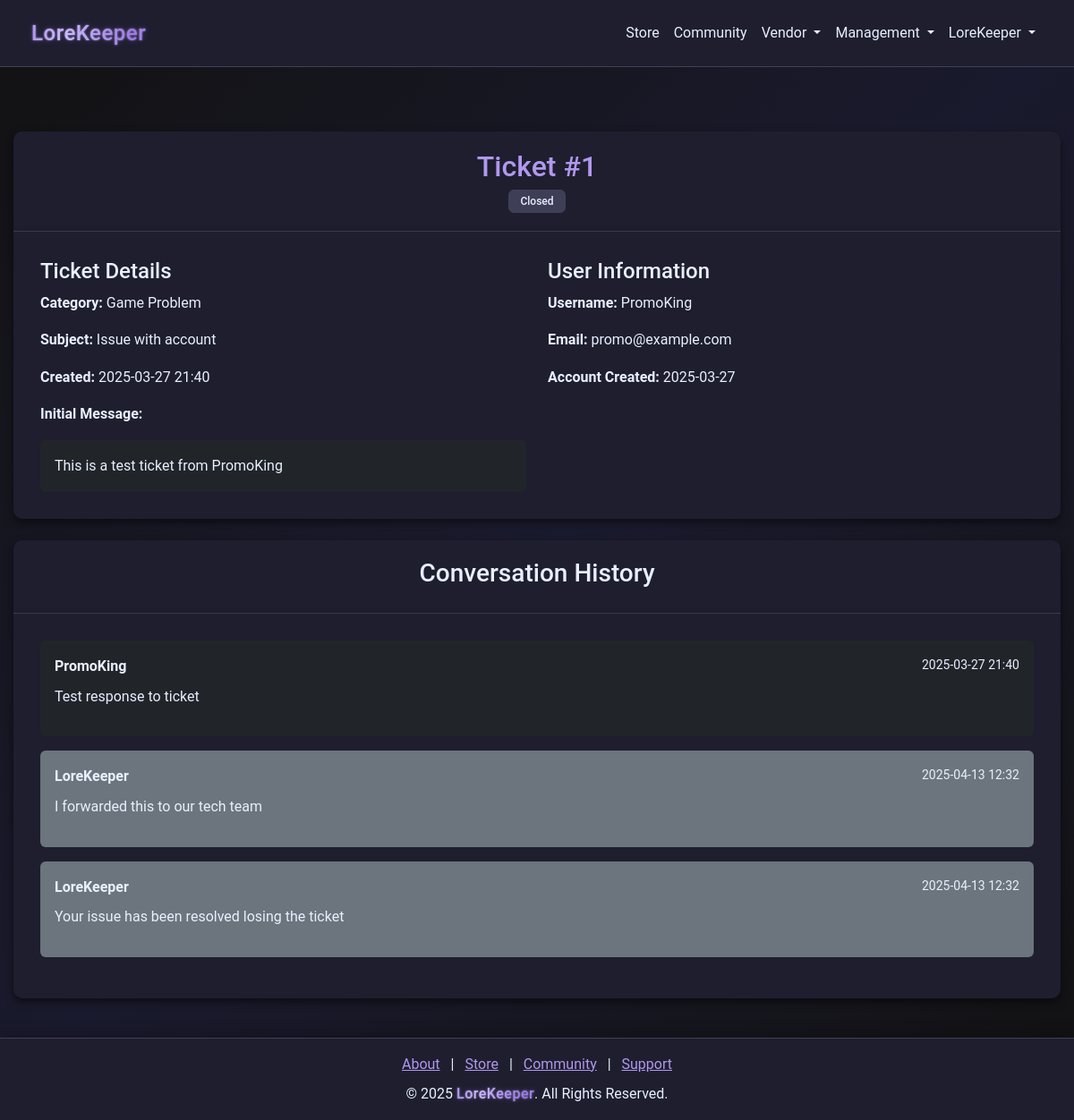
Page /moderator/view_ticket/1 (signed in) on the earlier database version.
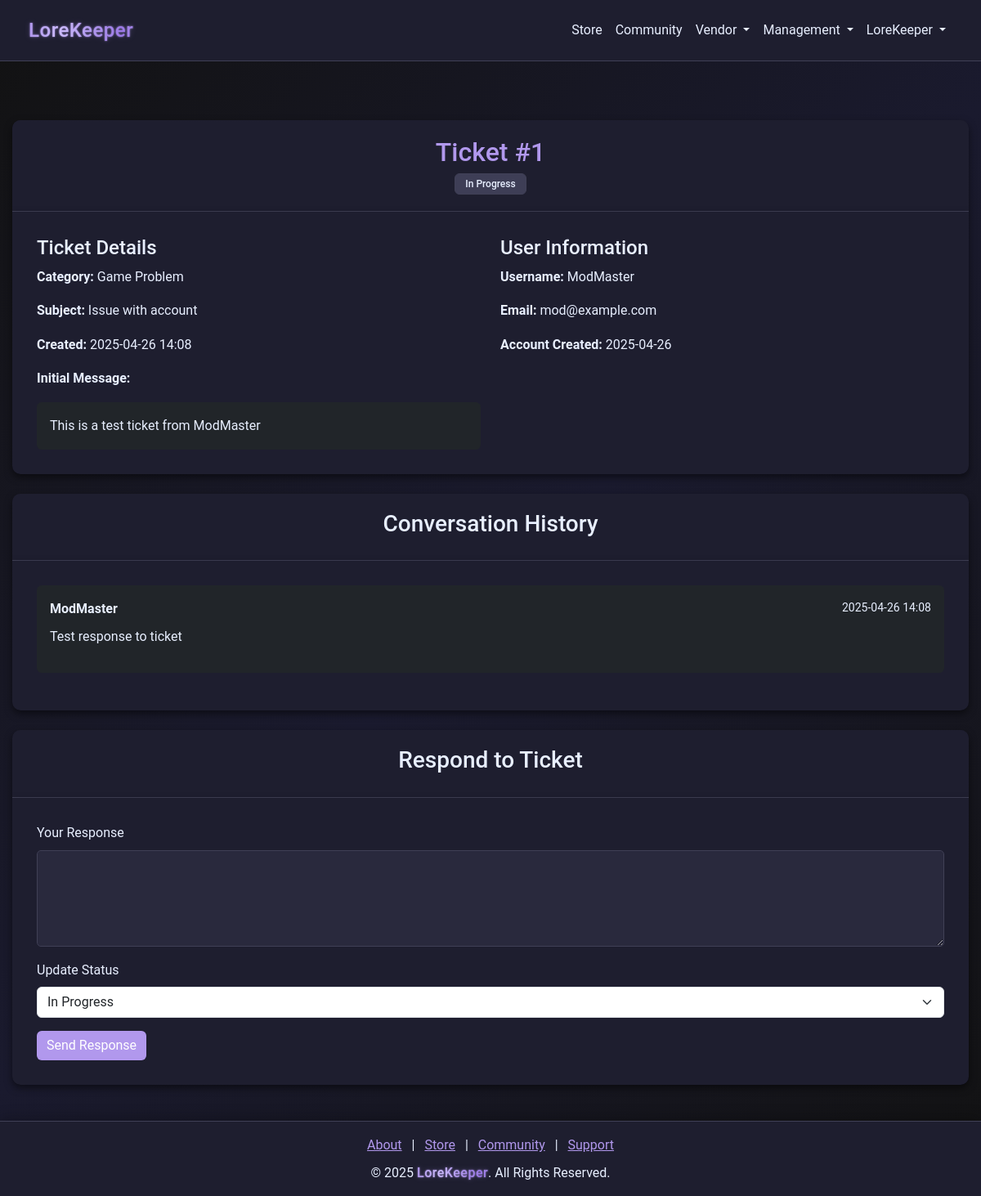
Same page on the later database version.
### models.py (models this page shows)
class SupportTicket(db.Model):
    __tablename__ = "support_tickets"
    id = db.Column(db.Integer, primary_key=True)
    user_id = db.Column(db.Integer, db.ForeignKey("users.id"), nullable=False)
    category = db.Column(db.String(100), nullable=False)
    subject = db.Column(db.String(100), nullable=False)
    message = db.Column(db.Text, nullable=False)
    status = db.Column(db.String(20), default="Open", index=True)
    created_at = db.Column(db.DateTime, default=datetime.utcnow)
    responses = db.relationship(
        "SupportTicketResponse",
        back_populates="ticket",
        lazy="dynamic",
        cascade="all, delete-orphan",
    )
    user = db.relationship("User", back_populates="tickets")

class User(db.Model):
    __tablename__ = "users"
    id = db.Column(db.Integer, primary_key=True)
    username = db.Column(db.String(64), nullable=False, index=True)
    email = db.Column(db.String(128), unique=True, nullable=False, index=True)
    password = db.Column(db.String(128), nullable=False)
    bio = db.Column(db.String(256), default="")
    privilege_id = db.Column(db.Integer, db.ForeignKey("privileges.id"), default=1)
    created_at = db.Column(db.DateTime, default=datetime.utcnow)
    status = db.Column(db.String(64), default="Active", index=True)
    balance = db.Column(db.Integer, default=0)
    pending_balance = db.Column(db.Integer, default=0)
    purchases = db.relationship(
        "Purchase", back_populates="user", lazy=True, cascade="all, delete-orphan"
    )
    subscription = db.relationship(
        "Subscription", back_populates="user", lazy=True, cascade="all, delete-orphan"
    )
    received_transactions = db.relationship(
        "Receipt", foreign_keys="Receipt.receiver_id", back_populates="receiver"
    )
    tickets = db.relationship("SupportTicket", back_populates="user")
    responses = db.relationship("SupportTicketResponse", back_populates="responder")
    balance_logs = db.relationship("TransactionLog", back_populates="user")
    game_states = db.relationship("GameState", back_populates="user")
    grindstone_items = db.relationship("GrindStoneItem", back_populates="user")
    community_posts = db.relationship("CommunityPost", back_populates="creator")
    community_replies = db.relationship("CommunityReply", back_populates="creator")

class SupportTicketResponse(db.Model):
    __tablename__ = "support_ticket_responses"
    id = db.Column(db.Integer, primary_key=True)
    ticket_id = db.Column(
        db.Integer, db.ForeignKey("support_tickets.id"), nullable=False
    )
    responder_id = db.Column(db.Integer, db.ForeignKey("users.id"), nullable=False)
    response = db.Column(db.Text, nullable=False)
    created_at = db.Column(db.DateTime, default=datetime.utcnow)
    is_user = db.Column(db.Boolean, default=False)
    ticket = db.relationship("SupportTicket", back_populates="responses")
    responder = db.relationship("User", back_populates="responses")

### app.py (the view)
@app.route("/moderator/view_ticket/<int:ticket_id>", methods=["GET"])
@moderator_required
def view_ticket(ticket_id):
    if session.get("privilege_id") < 998:
        flash("Access denied! Moderators only.", "danger")
        return redirect(url_for("home"))
    ticket = SupportTicket.query.get_or_404(ticket_id)
    user = User.query.get(ticket.user_id)
    purchases = Purchase.query.filter_by(user_id=ticket.user_id).all()
    responses = ticket.responses.all()  # This uses the relationship we defined
    return render_template(
        "moderator_view_ticket.html",
        ticket=ticket,
        user=user,
        purchases=purchases,
        responses=responses,  # Pass responses separately
        get_username_from_id=get_username_from_id,
        TICKET_STATUS=TICKET_STATUS,
    )

### app.py (called while the page is built)
@app.after_request
def add_header(response):
    response.headers["Cache-Control"] = "no-store"
    return response

@app.route("/get_username_from_id/<int:user_id>")
def get_username_from_id(user_id):
    user = User.query.filter_by(id=user_id).first()
    return user.username

@app.before_request
def before_request():
    try:
        if session.get("user_id"):
            session.permanent = True
        else:
            getCookie()
    except Exception:
        session.clear()

### wrappers.py (called while the page is built)
def moderator_required(f):
    @wraps(f)
    def decorated_function(*args, **kwargs):
        if not session.get("user_id"):
            flash("You must be logged in to access this page", "warning")
            return redirect(url_for("login"))
        if session.get("privilege_id") <= 998:
            flash("Moderator access required for this page", "warning")
            return redirect(url_for("home"))
        return f(*args, **kwargs)
    return decorated_function

### templates/moderator_view_ticket.html
{% extends "nav_footer_template.html" %}
{% block content %}
<div class="container mt-5">
    <div class="card mb-4">
        <div class="card-header">
            <h2>Ticket #{{ ticket.id }}</h2>
            <span class="badge {% if ticket.status == 'Open' %}bg-success{% else %}bg-secondary{% endif %}">
                {{ ticket.status }}
            </span>
        </div>
        <div class="card-body">
            <div class="row">
                <div class="col-md-6">
                    <h4>Ticket Details</h4>
                    <p><strong>Category:</strong> {{ ticket.category }}</p>
                    <p><strong>Subject:</strong> {{ ticket.subject }}</p>
                    <p><strong>Created:</strong> {{ ticket.created_at.strftime('%Y-%m-%d %H:%M') }}</p>
                    <p><strong>Initial Message:</strong></p>
                    <div class="p-3 bg-dark rounded">
                        {{ ticket.message }}
                    </div>
                </div>
                <div class="col-md-6">
                    <h4>User Information</h4>
                    <p><strong>Username:</strong> {{ get_username_from_id(ticket.user_id) }}</p>
                    <p><strong>Email:</strong> {{ user.email }}</p>
                    <p><strong>Account Created:</strong> {{ user.created_at.strftime('%Y-%m-%d') }}</p>
                </div>
            </div>
        </div>
    </div>
    {% if responses %}
    <div class="card mb-4">
        <div class="card-header">
            <h3>Conversation History</h3>
        </div>
        <div class="card-body">
            {% for response in responses %}
            <div class="mb-3 p-3 {% if response.is_user %}bg-dark{% else %}bg-secondary{% endif %} rounded">
                <div class="d-flex justify-content-between">
                    <strong>{{ get_username_from_id(response.responder_id) }}</strong>
                    <small>{{ response.created_at.strftime('%Y-%m-%d %H:%M') }}</small>
                </div>
                <p class="mt-2">{{ response.response }}</p>
            </div>
            {% endfor %}
        </div>
    </div>
    {% endif %}
    {% if ticket.status != 'Closed' %}
    <div class="card mb-4">
        <div class="card-header">
            <h3>Respond to Ticket</h3>
        </div>
        <div class="card-body">
            <form method="POST" action="{{ url_for('moderator_respond', ticket_id=ticket.id) }}">
                <div class="mb-3">
                    <label for="response" class="form-label">Your Response</label>
                    <textarea class="form-control" id="response" name="response" rows="4" required></textarea>
                </div>
                <div class="mb-3">
                    <label for="status" class="form-label">Update Status</label>
                    <select class="form-select" id="status" name="status">
                        {% for status in TICKET_STATUS %}
                        <option value="{{ status }}" {% if ticket.status == status %}selected{% endif %}>
                            {{ status }}
                        </option>
                        {% endfor %}
                    </select>
                </div>
                <button type="submit" class="btn btn-primary">Send Response</button>
            </form>
        </div>
    </div>
    {% endif %}
</div>
{% endblock %}

Differences in the rows shown:
no longer on this page (row edited): User: username "PromoKing", email "promo@example.com", created_at "2025-03-27"
removed SupportTicketResponse: created_at "2025-04-13 12:32", response "I forwarded this to our tech team"
no longer on this page (row edited): User: username "LoreKeeper"
removed SupportTicketResponse: created_at "2025-04-13 12:32", response "Your issue has been resolved losing the ticket"
changed SupportTicket "Game Problem": status "Closed" → "In Progress"; created_at "2025-03-27 21:40" → "2025-04-26 14:08"; message "This is a test ticket from PromoKing" → "This is a test ticket from ModMaster"; status (not shown) → "In Progress"
now on this page (row edited): User: username "ModMaster", email "mod@example.com", created_at "2025-04-26"
changed SupportTicketResponse "Test response to ticket": created_at "2025-03-27 21:40" → "2025-04-26 14:08"
Other differences:
text now shown: "Respond to Ticket Your Response Update Status Send Response"
